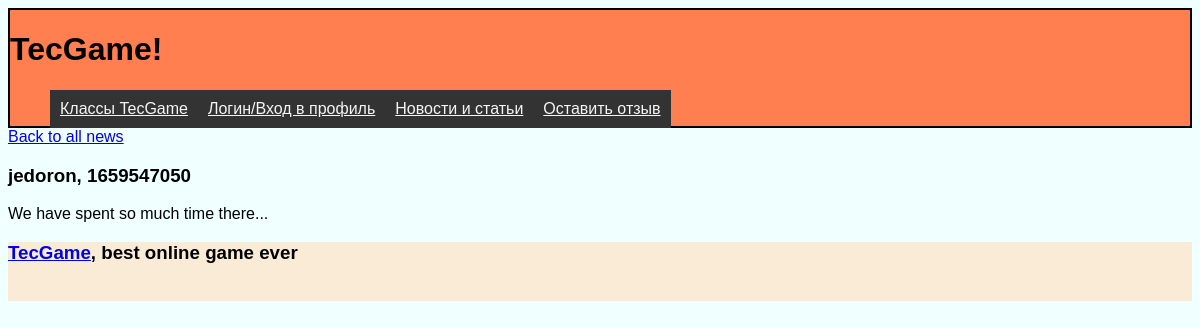
Page /news/Poor LastCraft (signed in) on the committed database.
### tables this page shows
CREATE TABLE posts (id INTEGER PRIMARY KEY AUTOINCREMENT, title TEXT (100) UNIQUE NOT NULL, content TEXT (600) NOT NULL, author TEXT (50) NOT NULL, time_posted INTEGER NOT NULL, views INTEGER DEFAULT (0), time_format TEXT);

### main.py (the view)
@app.route('/news/<title>')
@login_required
def show_article(title):
    dbase = DataBase(get_db())
    article = dbase.getNews(title=title)
    if not article:
        abort(404)
    if 'articles_visits' not in session:
        session['articles_visits'] = {}
    if current_user.is_authenticated:
        if title not in session['articles_visits']:
            session['articles_visits'][title] = [current_user.name]
            session.modified = True
            dbase.viewNews(title)
        elif current_user.name not in session['articles_visits'][title]:
            session['articles_visits'][title].append(current_user.name)
            session.modified = True
            dbase.viewNews(title)
    print(session['articles_visits'])
    return render_template('article_text.html', article=article)

### app.py (called while the page is built)
def connect_db() -> sqlite3.Connection:
    conn = sqlite3.connect(DATABASE)
    conn.row_factory = sqlite3.Row
    return conn

### main.py (called while the page is built)
@login_manager.user_loader
def load_user(user_id):
    return UserLogin().fromDB(user_id, dbase)

@app.before_first_request
def get_db() -> sqlite3.Connection:
    if not hasattr(g, 'link_db'):
        g.link_db = connect_db()
    return g.link_db

@app.before_request
def get_dbase():
    global dbase
    dbase = DataBase(get_db())

### scripts/DataBase.py (called while the page is built)
    def getData(self, request, data: list | tuple = (), fetch='all') -> list[dict]:
        try:
            self.__curs.execute(request, data)
            if fetch == 'all':
                res = self.__curs.fetchall()
            else:
                res = self.__curs.fetchone()
            return res
        except Exception as e:
            print(e)
        return []

    def updateData(self, request, data: list | tuple = ()):
        try:
            self.__curs.execute(request, data)
            self.__db.commit()
            return 'Successfully modified'
        except Exception as e:
            print(e)
            return e

    def getNews(self, title=None) -> list[dict]:
        if not title:
            request = f'''SELECT * FROM posts
                          ORDER BY time_posted DESC  '''
        else:
            request = f'''SELECT * FROM posts
                        WHERE title = (?)
                            ORDER BY time_posted DESC '''
        return self.getData(request, (title,) if title else (),
                            'all' if not title else 'one')

    def viewNews(self, title):
        request = '''UPDATE posts
        SET views = views + 1
        WHERE title = (?)'''
        return self.updateData(request, (title,))

    def getUserbyId(self, id):
        request = '''SELECT * FROM users
                    WHERE id = (?)'''
        return self.getData(request, (id,), fetch='one')

### scripts/UserLogin.py (called while the page is built)
    def fromDB(self, username, db: DataBase) -> 'UserLogin':
        self.__user = db.getUserbyId(username)
        return self

    @property
    def name(self):
        return self.__user['name'] if self.__user else 'No name'

### templates/article_text.html (shortened to what this page needs)
{% extends 'home_page.html' %}
{% block content %}
    <a class="back" href="{{ url_for('news_list') }}">Back to all news</a>
    <h3 class="title"> {{ article.author }}, {{ article.time_posted }}</h3>
    <p class="text"> {{ article.content | safe }}</p>
{% endblock %}

### static/css/main_appear.css (style rules this page uses)
body { font-family: sans-serif; background: azure; }

### rows in the picture
posts: author "jedoron", time_posted "1659547050", content "We have spent so much time there..."
